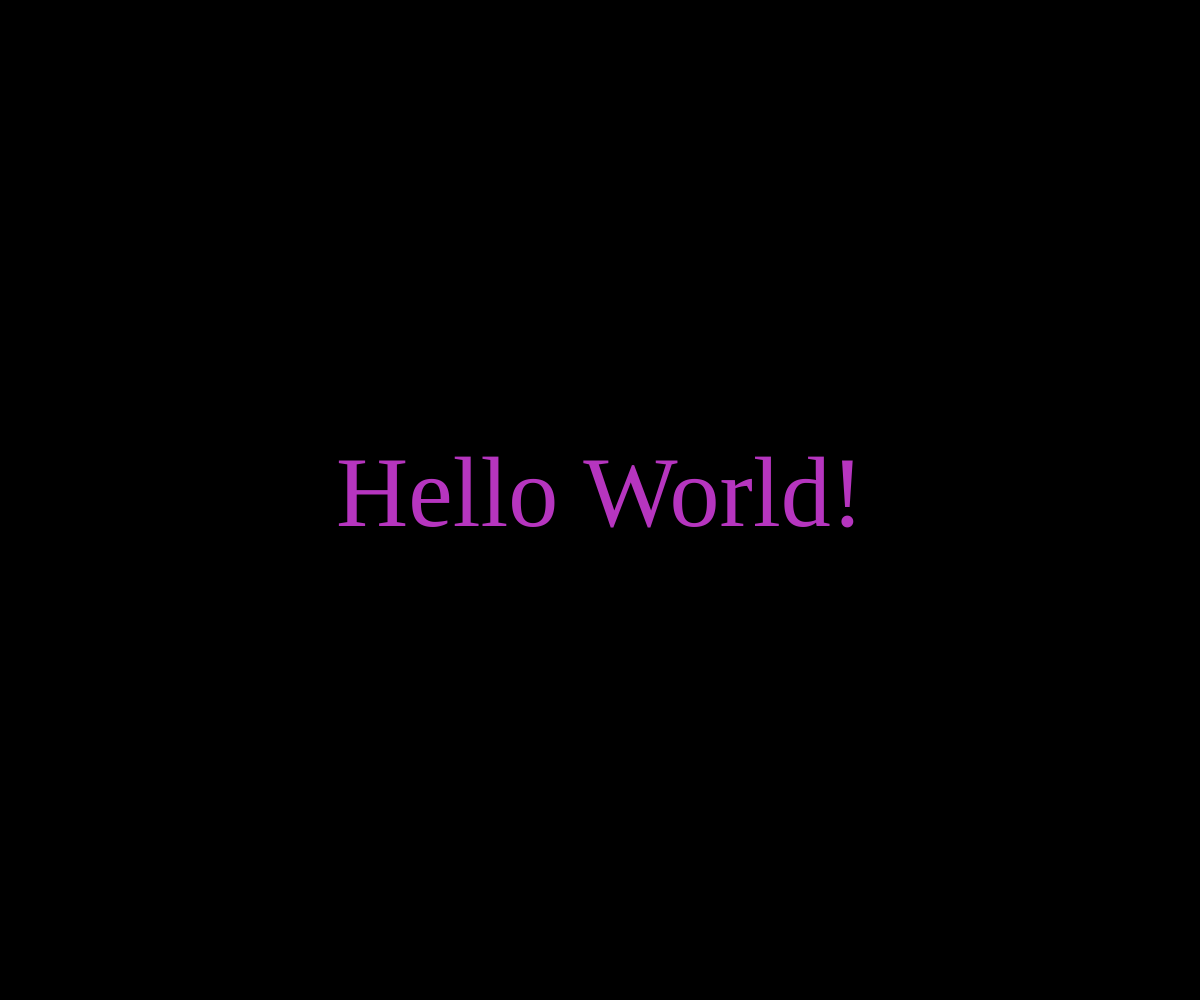
Frame 1 (no input)
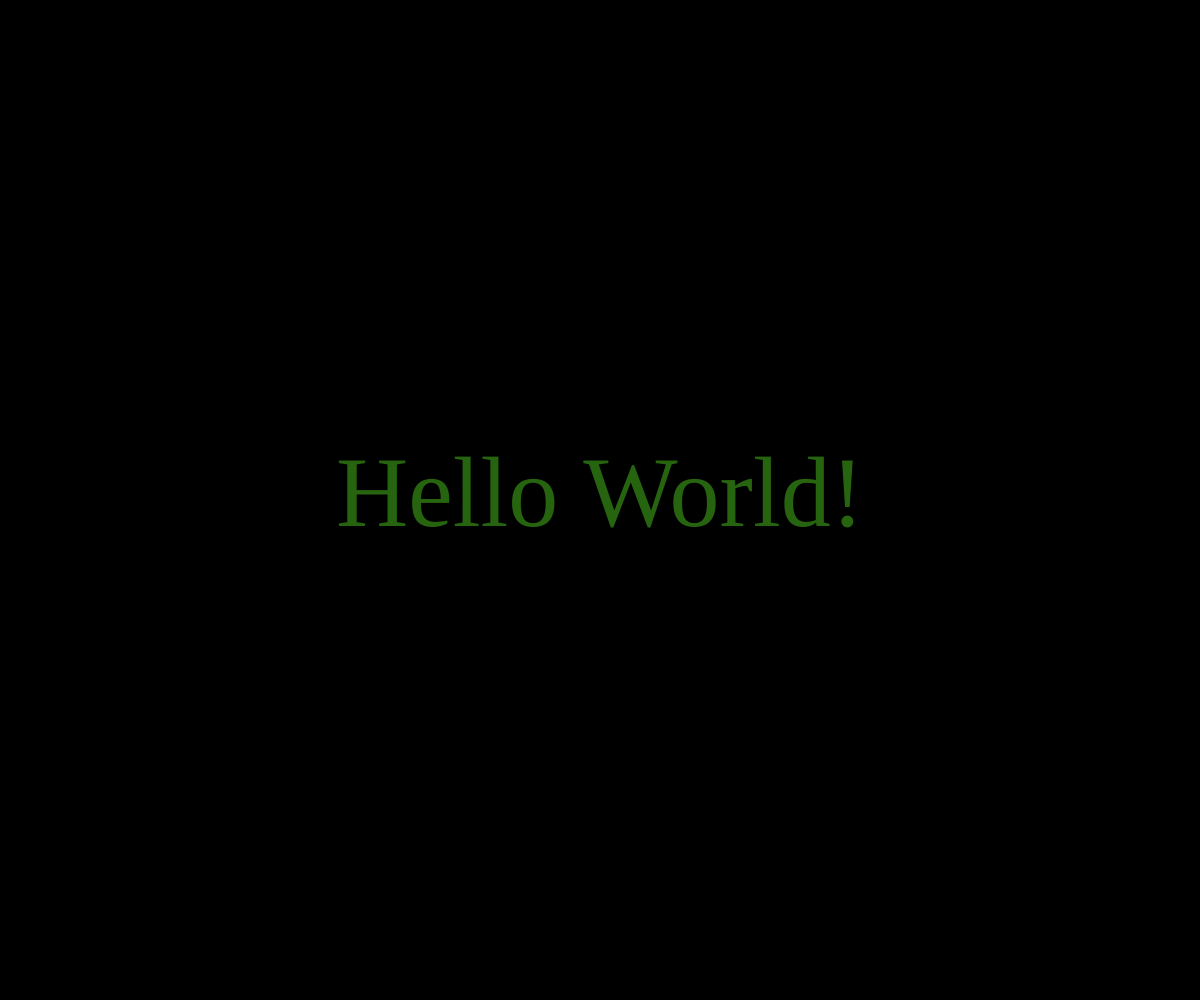
Frame 60 (no input)
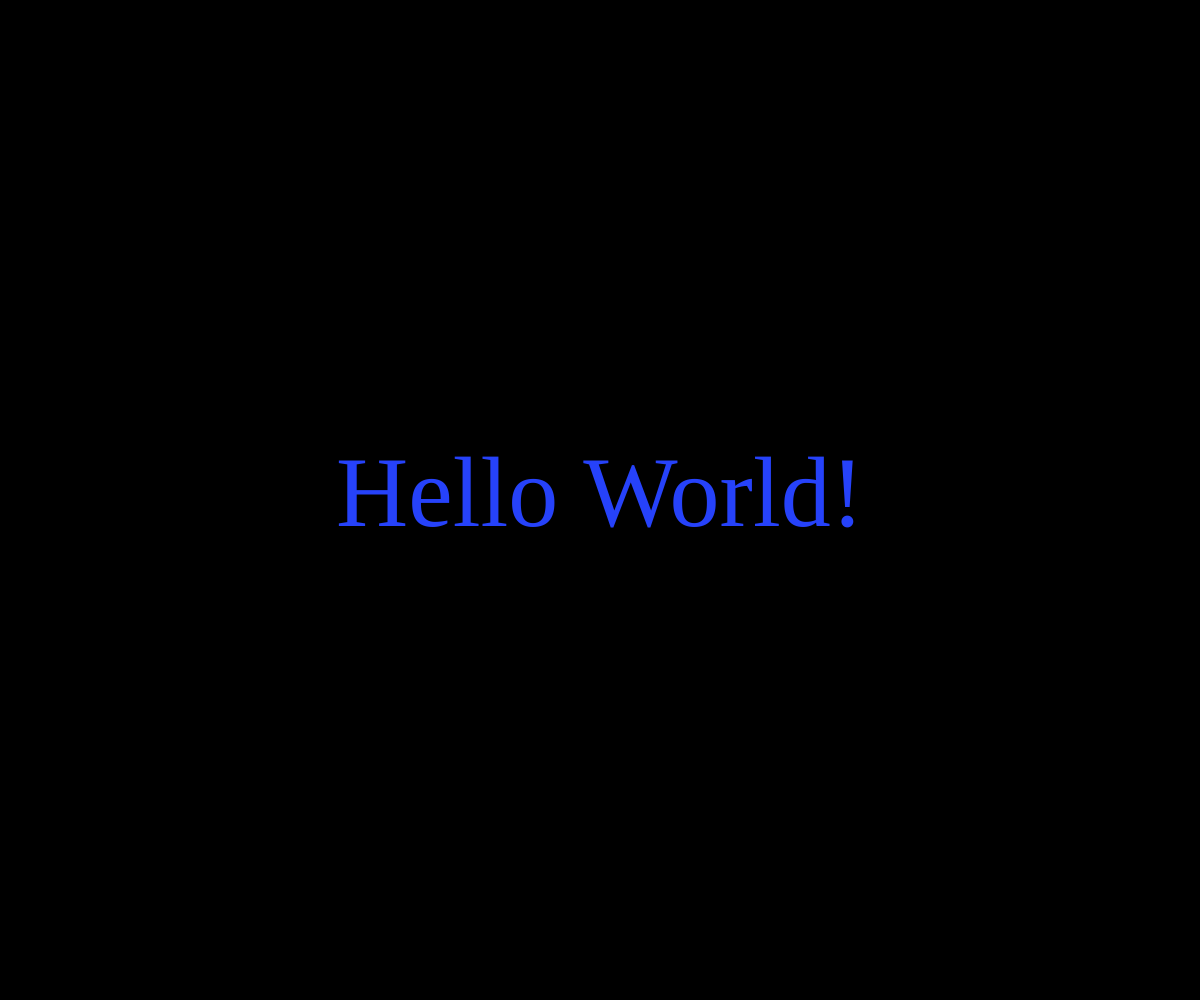
Frame 120 (the mouse pressed at the canvas centre since frame 60)

The p5.js sketch that drew these frames (run headless with seeded random() and noise() and a simulated clock; from frame 60 on, the mouse is pressed at the canvas centre):

// p5.js sketch
// ── sketch.js
function setup() {
	createCanvas(windowWidth, windowHeight);
	


}

function draw() {

	background(0);

	// create a variable and store
	// a random # to it
	var randomRed = random(255);
	var randomGreen = random(255);
	var randomBlue = random(255);

	//now assign a fill color
	fill(randomRed, randomGreen, randomBlue);

	// load a specific font
	textFont("Comic Sans MS");

	// alligns the text
	textAlign(CENTER, CENTER);

	//changes the font size
	textSize(100);

	text("Hello World!", width/2, height/2);

	//draw a random color circle
	//noStroke();
	//ellipse(mouseX, mouseY, 50, 50);
	

}
